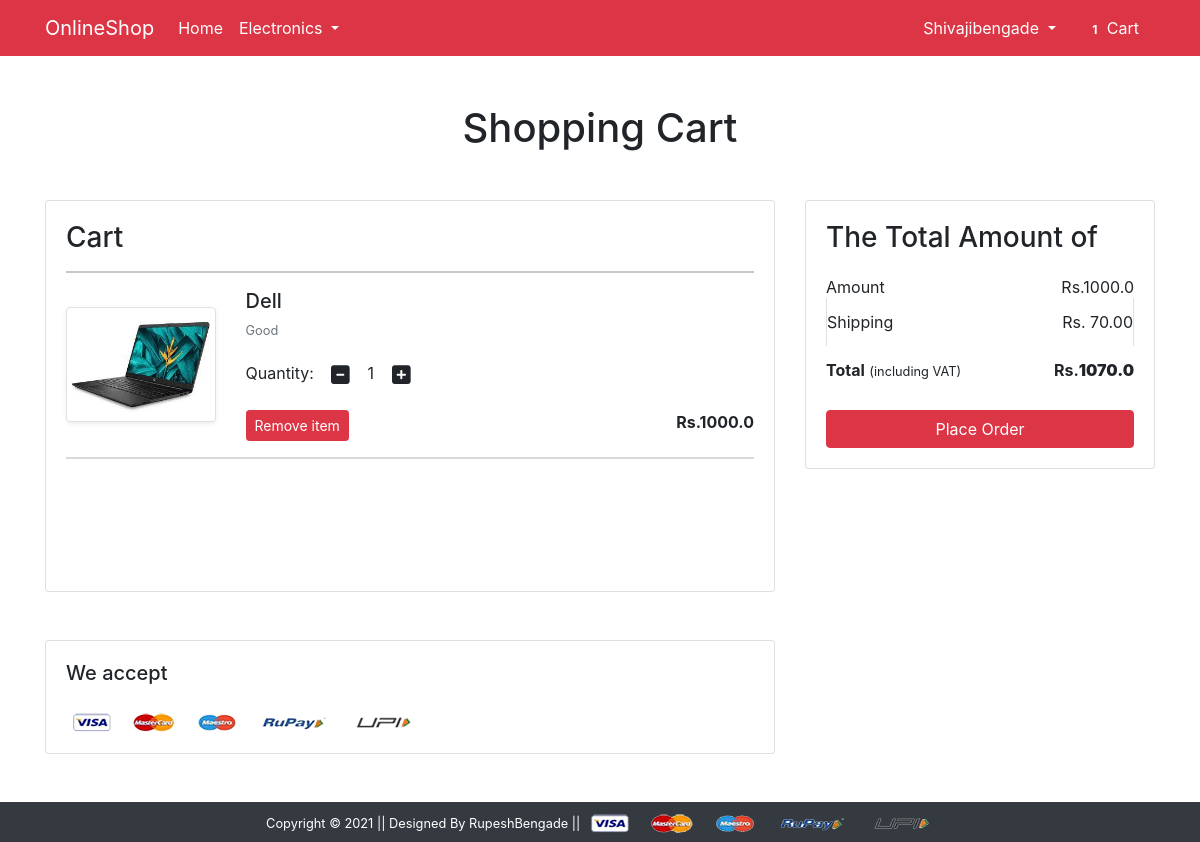
The page /cart/ (signed in) on the database its author committed.
### app/models.py (models this page shows, shortened)
class Cart(models.Model):
    user=models.ForeignKey(User,on_delete=models.CASCADE)
    product=models.ForeignKey(Product,on_delete=models.CASCADE)
    quantity=models.PositiveIntegerField(default=1)

class Product(models.Model):
    title=models.CharField(max_length=100)
    selling_price=models.FloatField()
    discounted_price=models.FloatField()
    description=models.TextField()
    brand=models.CharField(max_length=100)
    category=models.CharField(choices=CATEGORY_CHOICES,max_length=2)
    product_image=models.ImageField(upload_to='productimg')

### app/views.py (the view)
# urls.py: path('cart/',views.show_cart, name='showcart'),
@login_required
def show_cart(request):
    totalitem = 0
    if request.user.is_authenticated:
        totalitem = len(Cart.objects.filter(user=request.user))
        user=request.user
        cart=Cart.objects.filter(user=user)
        amount=0.0
        shipping_amount=70.0
        total_amount=0.0
        cart_product=[p  for p in Cart.objects.all() if  p.user==user]
        if cart_product:
            for p in cart_product:
                tempamount=(p.quantity * p.product.discounted_price)
                amount+=tempamount
                totalamount=amount+shipping_amount
            return render(request, 'app/addtocart.html',{'carts':cart,'totalamount':totalamount ,'amount':amount,'totalitem':totalitem})
        else:
          return  render(request,"app/emptycart.html")

### app/templates/app/addtocart.html (shortened to what this page needs)
{% extends 'app/base.html' %}
{% load static %}
{% block main-content %}
<div class="container my-5">
 <div class="row">
  <h1 class="text-center mb-5 " >Shopping Cart</h1>
  <div class="col-sm-8">
  <div class="card">
   <div class="card-body">
    <h3>Cart</h3>
    {% for cart in carts %}
    <hr>
    <div class="row">
     <div class="col-sm-3 text-center align-self-center"><img src="{{cart.product.product_image.url }}" alt="" srcset="" class="img-fluid img-thumbnail shadow-sm" height="150" width="150"> </div>
     <div class="col-sm-9">
      <div>
       <h5>{{cart.product.title}}</h5>
       <p class="mb-2 text-muted small">{{cart.product.description}}  </p>
       <div class="my-3">
        <label for="quantity">Quantity:</label>
        <a class="minus-cart btn" pid="{{cart.product.id}}"><i class="fas fa-minus-square fa-lg" ></i></a>
          <span id="quantity">{{cart.quantity}}</span>
        <a class="plus-cart btn" pid="{{cart.product.id}}"><i class="fas fa-plus-square fa-lg"></i></a>
       </div>
       <div class="d-flex justify-content-between">
        <a href="#" class="btn btn-sm btn-danger mr-3 remove-cart" pid="{{cart.product.id}}">Remove item </a>
        <p class="mb-0"><span><strong>Rs.{{cart.product.discounted_price}}</strong></span></p>
       </div>
      </div>
     </div>
    </div>
    {% endfor %}
    <hr class="text-muted">
    <div class="row my-5">
     <div class="col-sm-9">
     </div>
    </div>
   </div>
   </div>
  </div>
  <div class="col-sm-4">
   <div class="card">
    <div class="card-body">
      <h3>The Total Amount of</h3>
      <ul class="list-group">
       <li class="list-group-item d-flex justify-content-between align-items-center border-0 px-0 pb-0">Amount<span>Rs.<span id="amount">{{amount}}</span></span></li>
       <li class="list-group-item d-flex justify-content-between align-items-center px-0">Shipping<span>Rs. 70.00</span></li>
       <li class="list-group-item d-flex justify-content-between align-items-center border-0 px-0 mb-3">
        <div>
           <strong>Total</strong> <small>(including VAT)</small>
         </div>
         <span><strong>Rs.<strong id="totalamount">{{totalamount}}</strong></strong></span>
       </li>
      </ul>
      <div class="d-grid"><a href="{% url 'checkout' %}" class="btn btn-danger">Place Order</a></div>
    </div>
   </div>
  </div>
 </div>
</div>
<div class="container">
 <div class="row">
  <div class="col-sm-8">
   <div class="card">
    <div class="card-body">
      <h5 class="mb-4">We accept</h5>
      <img src="{% static 'app/images/payment.png' %}" alt="" class="img-fluid">
    </div>
  </div>
  </div>
 </div>
</div>
{% endblock main-content %}

### app/templates/app/base.html (shortened to what this page needs)
<!doctype html>
{% load static %}
<html lang="en">
  <head>
    <link href="https://cdn.jsdelivr.net/npm/bootstrap@5.0.0-beta1/dist/css/bootstrap.min.css" rel="stylesheet">
    <link rel="stylesheet" href="{% static 'app/css/bootstrap.css' %}">
    <link rel="stylesheet" href="{% static 'app/css/owl.carousel.min.css' %}">
    <link rel="stylesheet" href="{% static 'app/css/all.min.css' %}">
    <link rel="stylesheet" href="{% static 'app/css/style.css' %}">
  </head>
  <body>
    <nav class="navbar navbar-expand-lg navbar-dark bg-danger ">
     <div class="container">
       <a class="navbar-brand   " href="/">OnlineShop</a>
       <div class="collapse navbar-collapse" id="navbarSupportedContent">
         <ul class="navbar-nav me-auto mb-2 mb-lg-0">
           <li class="nav-item">
             <a class="nav-link active" aria-current="page" href="/">Home</a>
           </li>
           <li class="nav-item dropdown">
             <a class="nav-link dropdown-toggle text-white" href="#" id="electronicsDropdown" role="button" data-bs-toggle="dropdown" aria-expanded="false">
               Electronics
             </a>
           </li>
         </ul>
         <div>
          <ul class="navbar-nav me-auto mb-2 mb-lg-0">
              {% if request.user.is_authenticated %}
             <li class="nav-item dropdown mx-2">
              <a class="nav-link dropdown-toggle text-white" href="#" id="profileDropdown" role="button" data-bs-toggle="dropdown" aria-expanded="false">
                {{request.user.username|capfirst}}
              </a>
            </li>
            <li class="nav-item mx-2">
             <a href="{% url 'showcart' %}" class="nav-link text-white"><span class="badge bg-danger">{{totalitem}}</span> Cart </a>
              {% endif %}
          </ul>
         </div>
       </div>
     </div>
    </nav>
    {% block main-content %} {% endblock main-content %}
    <footer class="container-fluid bg-dark text-center p-2 mt-5">
        <small class="text-white">Copyright &copy; 2021 || Designed By RupeshBengade || </small>
        <img src="{% static 'app/images/payment.png' %}" alt="" srcset="" class="img-fluid" height="2px">
    </footer>
  </body>
</html>

### rows shown on the page
Cart: product.product_image (picture), product "Dell", product.description "Good", quantity "1", product.discounted_price "1000.0"

### other values the page prints
{{ request.user.username|capfirst }} "Shivajibengade"
{{ totalitem }} "1"
{{ amount }} "1000.0"
{{ totalamount }} "1070.0"
